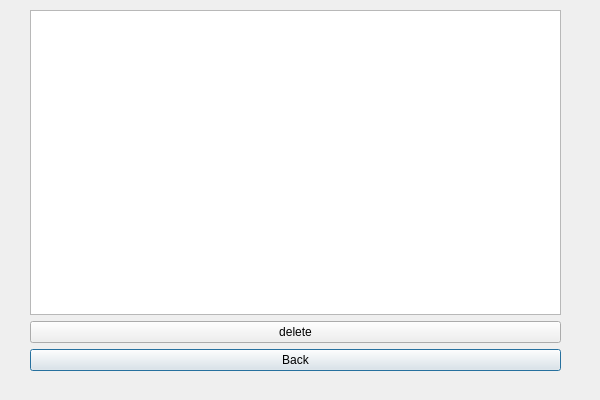
<?xml version="1.0" encoding="UTF-8"?>
<ui version="4.0">
 <class>View</class>
 <widget class="QDialog" name="View">
  <property name="geometry">
   <rect>
    <x>0</x>
    <y>0</y>
    <width>600</width>
    <height>400</height>
   </rect>
  </property>
  <property name="windowTitle">
   <string>Dialog</string>
  </property>
  <widget class="QWidget" name="">
   <property name="geometry">
    <rect>
     <x>30</x>
     <y>10</y>
     <width>531</width>
     <height>361</height>
    </rect>
   </property>
   <layout class="QGridLayout" name="gridLayout">
    <item row="2" column="0">
     <widget class="QPushButton" name="VBack">
      <property name="text">
       <string>Back</string>
      </property>
     </widget>
    </item>
    <item row="0" column="0">
     <widget class="QTableView" name="tableView"/>
    </item>
    <item row="1" column="0">
     <widget class="QPushButton" name="delete_2">
      <property name="text">
       <string>delete</string>
      </property>
     </widget>
    </item>
   </layout>
  </widget>
 </widget>
 <resources/>
 <connections/>
</ui>
